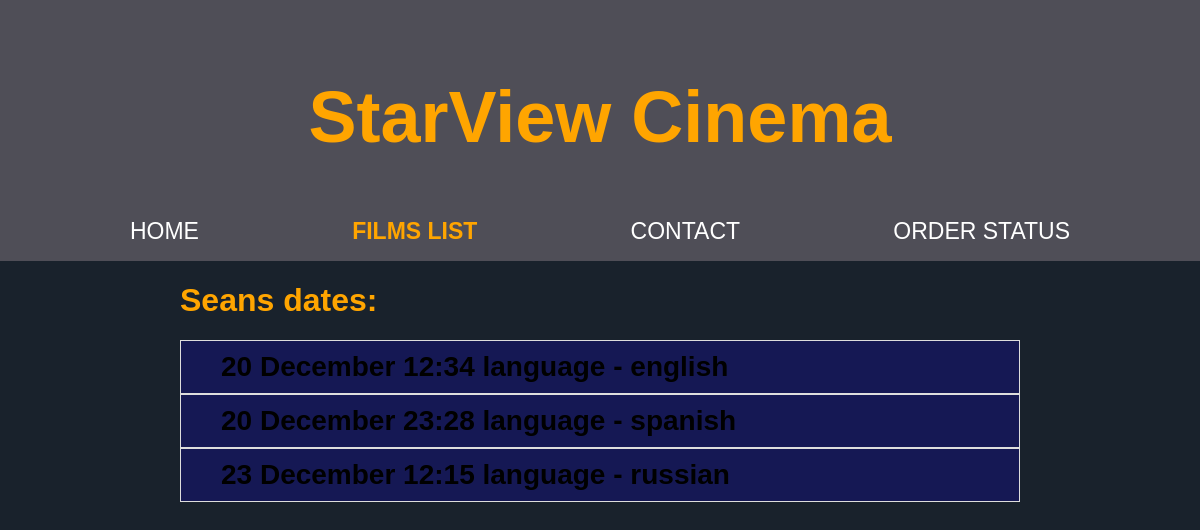
The page /buy_ticket.php?id=64 on the database its author committed.
### tables this page shows
CREATE TABLE `showing` (
  `id` int(11) NOT NULL,
  `movie_room_id` int(11) NOT NULL,
  `film_id` int(11) NOT NULL,
  `date` datetime NOT NULL,
  `language` text NOT NULL
);

### buy_ticket.php (the view, shortened to what this page needs)
<!DOCTYPE html>
<html lang="pl">
    <head>
        <link rel="stylesheet" href="styles/style.css">
    </head>
    <body>
        <?php include 'templates/nav.php';?>
        <div id="body_wrap">
        <h1 id = "string">Seans dates:</h1>
        <?php
        echo "<table>";
        $c = mysqli_connect("localhost", "root", "", "cinema_db");
        $query = "SELECT film_id FROM `showing` WHERE showing.id = " . $_GET['id'];
        $result = $c->query($query);
        if ($result !== false && $result->num_rows > 0) {
            while ($row = $result->fetch_assoc()) {
                $filmId = $row['film_id'];
                $query = "SELECT showing.id, showing.date, showing.language, movie_room.rows, movie_room.places_in_row FROM `showing` join movie_room on movie_room.id = showing.movie_room_id WHERE film_id = " . $filmId . " ORDER BY date ASC";
                $result = $c->query($query);
                if ($result !== false && $result->num_rows > 0) {
                    while ($row = $result->fetch_assoc()) {
                        $dateTimeObject = new DateTime($row['date']);
                        $dateTimeObject = $dateTimeObject->format('d F H:i');
                        echo "<tr class='seans' onclick='showForm(this," . $row['rows'] . "," . $row['places_in_row'] . "); setUrlParameter(" . $row['id'] . ")'><td> " . $dateTimeObject . " language - " . $row['language'] . "</td></tr>";
                    }
                } else {
                    echo "No results found.";
                }
            }
        } else {
            echo "No results found.";
        }
        ?>
        </table>
    </div>
    </body>
</html>

### styles/style.css (style rules this page uses)
:root { --c1: orange; --c2: #4f4e57; --c4: #19222c; --c3: white; --c5: rgba(14, 6, 165, 0.329); }
html { scroll-behavior: smooth; }
body { background-color: var(--c4); margin: 0; padding: 0; font-family: "Gill Sans", "Gill Sans MT", "Calibri", "Trebuchet MS", sans-serif; }
table, tbody, tr { gap: 0px; width: 100%; align-content: center; border-spacing: 0px; }
#body_wrap { max-width: 70%; margin: 0 auto; }
.seans { background-color: var(--c5); font-weight: bold; font-size: 28px; }
.seans td { text-align: left; padding: 10px 10px 10px 40px; }
#string { color: var(--c1); }
#cennik_table th, td { text-align: center; border: #ddd 1px solid; }

### rows shown on the page
showing: date "20 December 12:34", language "english"
showing: date "20 December 23:28", language "spanish"
showing: date "23 December 12:15", language "russian"
